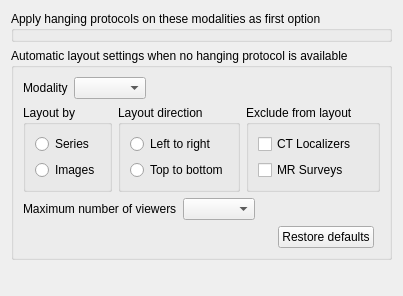
<?xml version="1.0" encoding="UTF-8"?>
<ui version="4.0">
 <class>udg::Q2DViewerLayoutConfigurationScreenBase</class>
 <widget class="QWidget" name="udg::Q2DViewerLayoutConfigurationScreenBase">
  <property name="geometry">
   <rect>
    <x>0</x>
    <y>0</y>
    <width>364</width>
    <height>296</height>
   </rect>
  </property>
  <property name="windowTitle">
   <string>2D Viewer Layout Configuration</string>
  </property>
  <property name="windowIcon">
   <iconset resource="../main/main.qrc">
    <normaloff>:/images/grid.png</normaloff>:/images/grid.png</iconset>
  </property>
  <layout class="QVBoxLayout" name="verticalLayout">
   <item>
    <widget class="udg::QModalitiesSelectorGroupBox" name="m_applyHPOnModalitiesGroupBox">
     <property name="title">
      <string>Apply hanging protocols on these modalities as first option</string>
     </property>
    </widget>
   </item>
   <item>
    <widget class="QGroupBox" name="groupBox_4">
     <property name="title">
      <string>Automatic layout settings when no hanging protocol is available</string>
     </property>
     <layout class="QGridLayout" name="gridLayout_4">
      <item row="0" column="0" colspan="2">
       <layout class="QHBoxLayout" name="horizontalLayout">
        <item>
         <widget class="QLabel" name="label">
          <property name="text">
           <string>Modality</string>
          </property>
         </widget>
        </item>
        <item>
         <widget class="QComboBox" name="m_modalityComboBox"/>
        </item>
        <item>
         <spacer name="horizontalSpacer">
          <property name="orientation">
           <enum>Qt::Horizontal</enum>
          </property>
          <property name="sizeHint" stdset="0">
           <size>
            <width>40</width>
            <height>20</height>
           </size>
          </property>
         </spacer>
        </item>
       </layout>
      </item>
      <item row="1" column="0" colspan="3">
       <layout class="QHBoxLayout" name="horizontalLayout_3">
        <item>
         <widget class="QGroupBox" name="groupBox_2">
          <property name="title">
           <string>Layout by</string>
          </property>
          <layout class="QGridLayout" name="gridLayout_2">
           <item row="0" column="0">
            <widget class="QRadioButton" name="m_unfoldBySeriesRadioButton">
             <property name="text">
              <string>Series</string>
             </property>
            </widget>
           </item>
           <item row="1" column="0">
            <widget class="QRadioButton" name="m_unfoldByImagesRadioButton">
             <property name="text">
              <string>Images</string>
             </property>
            </widget>
           </item>
          </layout>
         </widget>
        </item>
        <item>
         <widget class="QGroupBox" name="groupBox">
          <property name="title">
           <string>Layout direction</string>
          </property>
          <layout class="QGridLayout" name="gridLayout">
           <item row="0" column="0">
            <widget class="QRadioButton" name="m_leftToRightRadioButton">
             <property name="text">
              <string>Left to right</string>
             </property>
            </widget>
           </item>
           <item row="1" column="0">
            <widget class="QRadioButton" name="m_topToBottomRadioButton">
             <property name="text">
              <string>Top to bottom</string>
             </property>
            </widget>
           </item>
          </layout>
         </widget>
        </item>
        <item>
         <widget class="QGroupBox" name="groupBox_3">
          <property name="title">
           <string>Exclude from layout</string>
          </property>
          <layout class="QGridLayout" name="gridLayout_3">
           <item row="0" column="0">
            <widget class="QCheckBox" name="m_localizerCheckBox">
             <property name="text">
              <string>CT Localizers</string>
             </property>
            </widget>
           </item>
           <item row="1" column="0">
            <widget class="QCheckBox" name="m_surveyCheckBox">
             <property name="text">
              <string>MR Surveys</string>
             </property>
            </widget>
           </item>
          </layout>
         </widget>
        </item>
       </layout>
      </item>
      <item row="2" column="0" colspan="3">
       <layout class="QHBoxLayout" name="horizontalLayout_2">
        <item>
         <widget class="QLabel" name="label_2">
          <property name="text">
           <string>Maximum number of viewers</string>
          </property>
         </widget>
        </item>
        <item>
         <widget class="QComboBox" name="m_maxViewersComboBox"/>
        </item>
        <item>
         <spacer name="horizontalSpacer_2">
          <property name="orientation">
           <enum>Qt::Horizontal</enum>
          </property>
          <property name="sizeHint" stdset="0">
           <size>
            <width>40</width>
            <height>20</height>
           </size>
          </property>
         </spacer>
        </item>
       </layout>
      </item>
      <item row="3" column="0">
       <spacer name="horizontalSpacer_3">
        <property name="orientation">
         <enum>Qt::Horizontal</enum>
        </property>
        <property name="sizeHint" stdset="0">
         <size>
          <width>40</width>
          <height>20</height>
         </size>
        </property>
       </spacer>
      </item>
      <item row="3" column="1">
       <widget class="QPushButton" name="m_restoreDefaultsButton">
        <property name="text">
         <string>Restore defaults</string>
        </property>
       </widget>
      </item>
     </layout>
     <zorder>m_restoreDefaultsButton</zorder>
     <zorder>horizontalSpacer_3</zorder>
    </widget>
   </item>
   <item>
    <spacer name="verticalSpacer">
     <property name="orientation">
      <enum>Qt::Vertical</enum>
     </property>
     <property name="sizeHint" stdset="0">
      <size>
       <width>20</width>
       <height>40</height>
      </size>
     </property>
    </spacer>
   </item>
  </layout>
 </widget>
 <customwidgets>
  <customwidget>
   <class>udg::QModalitiesSelectorGroupBox</class>
   <extends>QGroupBox</extends>
   <header>qmodalitiesselectorgroupbox.h</header>
   <container>1</container>
  </customwidget>
 </customwidgets>
 <resources>
  <include location="../main/main.qrc"/>
 </resources>
 <connections/>
</ui>
